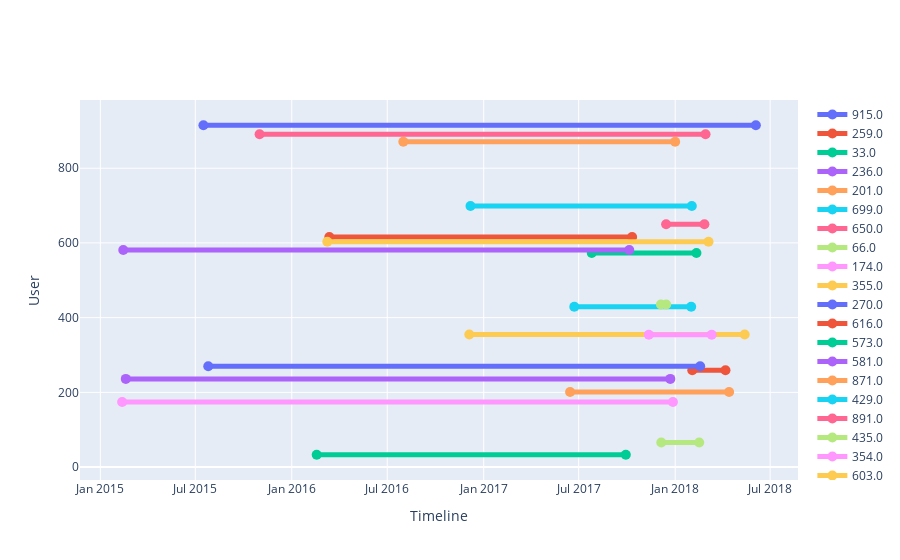

Here is the notebook cell this chart was saved with:
### Code cell
d_sampled = data_don_sum.sample(20)

fig = go.Figure()

for idx, row in d_sampled.iterrows():
    fig.add_trace(go.Scatter(x=[row.start, row.end], y=[row.user, row.user],
                             name=row['user'], line=dict(width=5), marker=dict(size=10)))

fig.update_layout(xaxis_title='Timeline', yaxis_title='User')
fig.show()

### Figure 1 — Plotly figure (JSON) as saved in the notebook; plotly's stock layout.template omitted (floating-point values rounded to 4 significant figures)
{"data": [{"line": {"width": 5}, "marker": {"size": 10}, "name": "915.0", "type": "scatter", "x": ["2015-07-16T13:05:02", "2018-06-03T19:19:59"], "y": [915, 915]}, {"line": {"width": 5}, "marker": {"size": 10}, "name": "259.0", "type": "scatter", "x": ["2018-02-02T14:16:47", "2018-04-06T21:26:38"], "y": [259, 259]}, {"line": {"width": 5}, "marker": {"size": 10}, "name": "33.0", "type": "scatter", "x": ["2016-02-17T12:26:14", "2017-09-28T21:06:08"], "y": [33, 33]}, {"line": {"width": 5}, "marker": {"size": 10}, "name": "236.0", "type": "scatter", "x": ["2015-02-18T12:47:37", "2017-12-22T17:04:37"], "y": [236, 236]}, {"line": {"width": 5}, "marker": {"size": 10}, "name": "201.0", "type": "scatter", "x": ["2017-06-14T15:41:46", "2018-04-13T19:04:31"], "y": [201, 201]}, {"line": {"width": 5}, "marker": {"size": 10}, "name": "699.0", "type": "scatter", "x": ["2016-12-06T18:08:04", "2018-02-01T16:59:54"], "y": [699, 699]}, {"line": {"width": 5}, "marker": {"size": 10}, "name": "650.0", "type": "scatter", "x": ["2017-12-14T17:15:43", "2018-02-25T17:27:58"], "y": [650, 650]}, {"line": {"width": 5}, "marker": {"size": 10}, "name": "66.0", "type": "scatter", "x": ["2017-12-05T11:41:47", "2018-02-15T19:00:19"], "y": [66, 66]}, {"line": {"width": 5}, "marker": {"size": 10}, "name": "174.0", "type": "scatter", "x": ["2015-02-11T13:46:22", "2017-12-27T17:41:05"], "y": [174, 174]}, {"line": {"width": 5}, "marker": {"size": 10}, "name": "355.0", "type": "scatter", "x": ["2016-12-04T11:46:22", "2018-05-13T12:02:42"], "y": [355, 355]}, {"line": {"width": 5}, "marker": {"size": 10}, "name": "270.0", "type": "scatter", "x": ["2015-07-25T18:08:50", "2018-02-17T15:33:14"], "y": [270, 270]}, {"line": {"width": 5}, "marker": {"size": 10}, "name": "616.0", "type": "scatter", "x": ["2016-03-12T14:36:01", "2017-10-10T21:11:02"], "y": [616, 616]}, {"line": {"width": 5}, "marker": {"size": 10}, "name": "573.0", "type": "scatter", "x": ["2017-07-25T22:00:58", "2018-02-10T12:05:56"], "y": [573, 573]}, {"line": {"width": 5}, "marker": {"size": 10}, "name": "581.0", "type": "scatter", "x": ["2015-02-13T16:36:38", "2017-10-05T11:40:17"], "y": [581, 581]}, {"line": {"width": 5}, "marker": {"size": 10}, "name": "871.0", "type": "scatter", "x": ["2016-07-31T15:42:42", "2017-12-31T22:31:05"], "y": [871, 871]}, {"line": {"width": 5}, "marker": {"size": 10}, "name": "429.0", "type": "scatter", "x": ["2017-06-22T14:43:51", "2018-01-31T12:23:00"], "y": [429, 429]}, {"line": {"width": 5}, "marker": {"size": 10}, "name": "891.0", "type": "scatter", "x": ["2015-10-31T15:19:17", "2018-02-27T21:07:24"], "y": [891, 891]}, {"line": {"width": 5}, "marker": {"size": 10}, "name": "435.0", "type": "scatter", "x": ["2017-12-04T19:12:41", "2017-12-14T21:07:50"], "y": [435, 435]}, {"line": {"width": 5}, "marker": {"size": 10}, "name": "354.0", "type": "scatter", "x": ["2017-11-11T17:12:41", "2018-03-11T15:49:31"], "y": [354, 354]}, {"line": {"width": 5}, "marker": {"size": 10}, "name": "603.0", "type": "scatter", "x": ["2016-03-08T17:05:32", "2018-03-05T13:42:41"], "y": [603, 603]}], "layout": {"xaxis": {"title": {"text": "Timeline"}}, "yaxis": {"title": {"text": "User"}}}}
